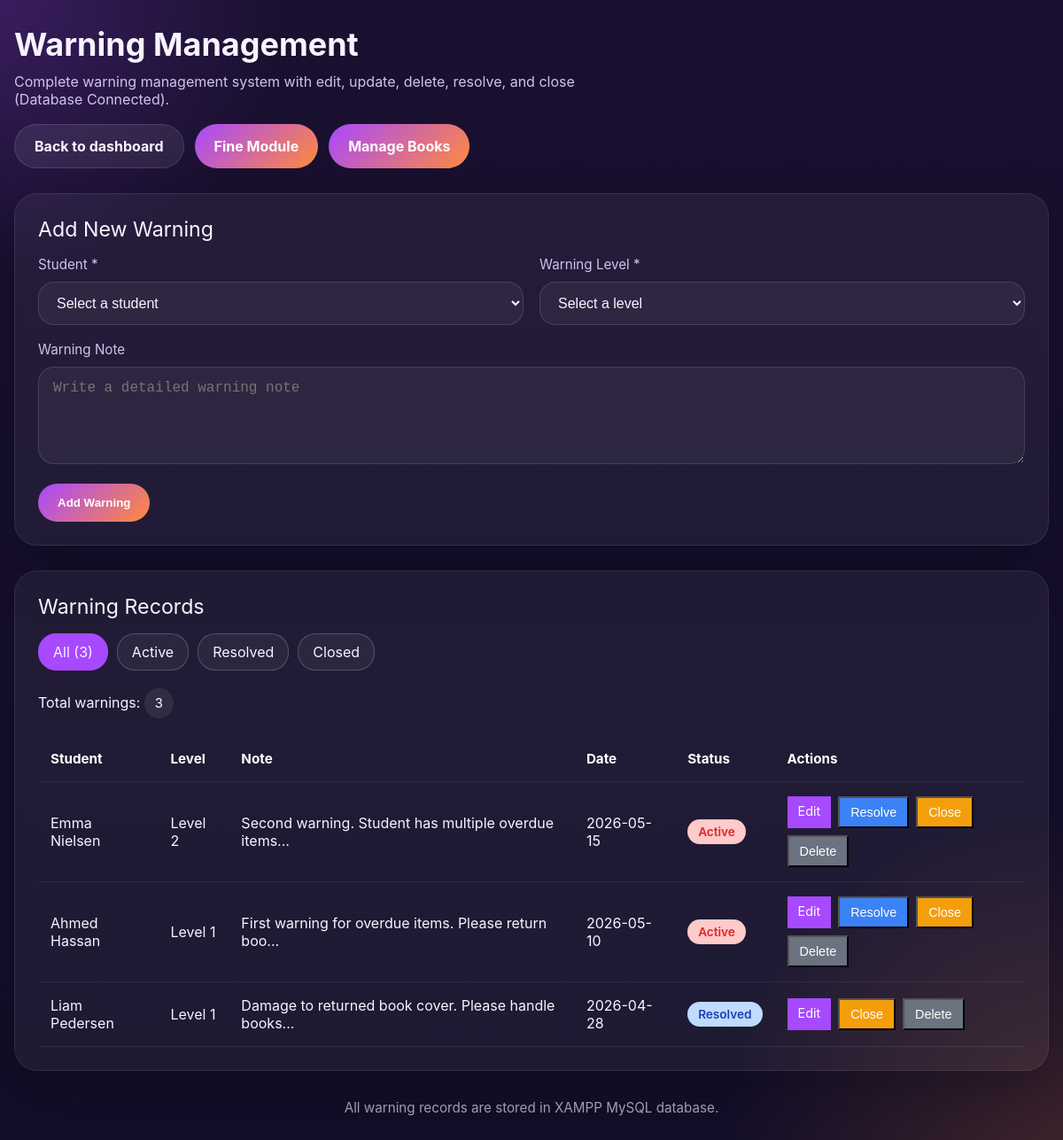
/src/modules/fines/warnings-complete.php, run on the app's committed database.
### tables this page shows
CREATE TABLE IF NOT EXISTS warnings (
  warning_id INT AUTO_INCREMENT PRIMARY KEY,
  student_id INT NOT NULL,
  student_name VARCHAR(100) NOT NULL,
  warning_level ENUM('Level 1', 'Level 2', 'Level 3') NOT NULL DEFAULT 'Level 1',
  note LONGTEXT,
  status ENUM('active', 'resolved', 'closed') DEFAULT 'active',
  issued_date TIMESTAMP DEFAULT CURRENT_TIMESTAMP,
  resolved_date DATETIME,
  created_at TIMESTAMP DEFAULT CURRENT_TIMESTAMP,
  updated_at TIMESTAMP DEFAULT CURRENT_TIMESTAMP ON UPDATE CURRENT_TIMESTAMP,
  FOREIGN KEY (student_id) REFERENCES students(student_id) ON DELETE CASCADE,
  INDEX idx_student_id (student_id),
  INDEX idx_warning_level (warning_level),
  INDEX idx_status (status),
  INDEX idx_issued_date (issued_date)
);

### src/modules/fines/warnings-complete.php (the view, shortened to what this page needs)
<?php
include 'config.php';
$editMode = false;
$filter_status = isset($_GET['status']) ? $_GET['status'] : 'all';
$filter_query = "SELECT warning_id, student_id, student_name, warning_level, note, issued_date, status FROM warnings";
$filter_query .= " ORDER BY issued_date DESC";
$warnings_result = $conn->query($filter_query);
$warnings = [];
if ($warnings_result) {
    while ($row = $warnings_result->fetch_assoc()) {
        $warnings[] = $row;
    }
}
$totalWarnings = count($warnings);
?>
<!DOCTYPE html>
<html lang="en">
<head>
  <link rel="stylesheet" href="styles.css">
</head>
<body>
  <main class="container">
    <header class="header">
      <div>
        <h1>Warning Management</h1>
        <p>Complete warning management system with edit, update, delete, resolve, and close (Database Connected).</p>
      </div>
      <div class="page-nav">
        <a class="btn-secondary" href="index.php">Back to dashboard</a>
        <a class="btn-primary" href="fines-complete.php">Fine Module</a>
        <a class="btn-primary" href="books-manage.php">Manage Books</a>
      </div>
    </header>
    <?php if (!$editMode): ?>
    <section class="section form-panel">
      <div class="section-title">Add New Warning</div>
      <form method="post" action="warnings-complete.php" novalidate>
        <div class="form-grid">
          <div>
            <label for="student_id">Student *</label>
            <select id="student_id" name="student_id" required>
              <option value="">Select a student</option>
            </select>
          </div>
          <div>
            <label for="level">Warning Level *</label>
            <select id="level" name="level" required>
              <option value="">Select a level</option>
            </select>
          </div>
          <div class="full">
            <label for="note">Warning Note</label>
            <textarea id="note" name="note" placeholder="Write a detailed warning note" maxlength="1000"></textarea>
          </div>
          <div class="full">
            <button class="btn-primary" type="submit" name="action" value="add-warning">Add Warning</button>
          </div>
        </div>
      </form>
    </section>
    <?php endif; ?>
    <section class="section table-panel">
      <div class="section-title">Warning Records</div>
      <div class="filters">
        <a class="filter-btn <?php echo $filter_status === 'all' ? 'active' : ''; ?>" href="?status=all">All (<?php echo $totalWarnings; ?>)</a>
        <a class="filter-btn <?php echo $filter_status === 'active' ? 'active' : ''; ?>" href="?status=active">Active</a>
        <a class="filter-btn <?php echo $filter_status === 'resolved' ? 'active' : ''; ?>" href="?status=resolved">Resolved</a>
        <a class="filter-btn <?php echo $filter_status === 'closed' ? 'active' : ''; ?>" href="?status=closed">Closed</a>
      </div>
      <p class="notice">Total warnings: <span class="chip"><?php echo $totalWarnings; ?></span></p>
      <?php if ($totalWarnings === 0): ?>
        <p>No warnings recorded. Use the form above to add a new warning.</p>
      <?php else: ?>
        <table>
          <thead>
            <tr>
              <th>Student</th>
              <th>Level</th>
              <th>Note</th>
              <th>Date</th>
              <th>Status</th>
              <th>Actions</th>
            </tr>
          </thead>
          <tbody>
            <?php foreach ($warnings as $warning): ?>
            <tr>
              <td><?php echo htmlspecialchars($warning['student_name']); ?></td>
              <td><?php echo htmlspecialchars($warning['warning_level']); ?></td>
              <td><?php echo htmlspecialchars(substr($warning['note'], 0, 50)) . (strlen($warning['note']) > 50 ? '...' : ''); ?></td>
              <td><?php echo date('Y-m-d', strtotime($warning['issued_date'])); ?></td>
              <td>
                <span class="status-badge status-<?php echo $warning['status']; ?>">
                  <?php echo ucfirst($warning['status']); ?>
                </span>
              </td>
              <td>
                <div class="action-buttons">
                  <a href="?edit=<?php echo $warning['warning_id']; ?>" class="btn-small btn-edit">Edit</a>
                  <?php if ($warning['status'] === 'active'): ?>
                    <form method="post" style="display:inline;">
                      <button type="submit" name="action" value="resolve-warning" class="btn-small btn-resolve" onclick="return confirm('Mark as resolved?')">Resolve</button>
                    </form>
                  <?php endif; ?>
                  <?php if ($warning['status'] !== 'closed'): ?>
                    <form method="post" style="display:inline;">
                      <button type="submit" name="action" value="close-warning" class="btn-small btn-close" onclick="return confirm('Close this warning?')">Close</button>
                    </form>
                  <?php endif; ?>
                  <form method="post" style="display:inline;">
                    <button type="submit" name="action" value="delete-warning" class="btn-small btn-delete" onclick="return confirm('Delete this warning?')">Delete</button>
                  </form>
                </div>
              </td>
            </tr>
            <?php endforeach; ?>
          </tbody>
        </table>
      <?php endif; ?>
    </section>
    <footer>All warning records are stored in XAMPP MySQL database.</footer>
  </main>
</body>
</html>

### src/modules/fines/styles.css (style rules this page uses)
:root { --bg: #130f2a; --panel: #1b1338; --panel-soft: rgba(255, 255, 255, 0.08); --text: #f8f4ff; --muted: #cfc4ed; --purple: #a749ff; --orange: #ff8a3d; --white: #ffffff; --shadow: 0 24px 60px rgba(10, 8, 24, 0.35); }
* { box-sizing: border-box; }
body { margin: 0; min-height: 100vh; font-family: "Inter", system-ui, -apple-system, BlinkMacSystemFont, "Segoe UI", sans-serif; background: radial-gradient(circle at top left, rgba(167, 73, 255, 0.22), transparent 18%), radial-gradient(circle at bottom right, rgba(255, 138, 61, 0.18), transparent 22%), linear-gradient(180deg, #1a1030 0%, #130e28 100%); color: var(--text); }
a { color: inherit; text-decoration: none; }
.container { width: min(1200px, calc(100% - 32px)); margin: 0 auto; padding: 32px 0 48px; }
.header { display: flex; justify-content: space-between; flex-wrap: wrap; gap: 18px; align-items: center; margin-bottom: 28px; }
.header h1 { font-size: clamp(2rem, 3vw, 3rem); margin: 0; line-height: 1.05; }
.header p { max-width: 700px; color: var(--muted); margin: 12px 0 0; font-size: 1rem; }
.card h2, .section-title { margin-top: 0; margin-bottom: 16px; font-size: 1.45rem; }
.btn-primary, .btn-secondary { display: inline-flex; align-items: center; justify-content: center; gap: 10px; border: none; border-radius: 999px; padding: 14px 22px; font-weight: 700; cursor: pointer; transition: transform 0.2s ease, box-shadow 0.2s ease, background 0.2s ease; }
.btn-primary { background: linear-gradient(135deg, var(--purple), var(--orange)); color: var(--white); }
.btn-secondary { background: rgba(255,255,255,0.08); color: var(--text); border: 1px solid rgba(255,255,255,0.12); }
.page-nav { display: flex; justify-content: flex-end; gap: 12px; flex-wrap: wrap; }
.section { margin-top: 28px; }
.form-panel, .table-panel { background: rgba(255,255,255,0.05); border: 1px solid rgba(255,255,255,0.08); border-radius: 26px; padding: 26px; box-shadow: var(--shadow); }
.form-grid { display: grid; grid-template-columns: 1fr 1fr; gap: 18px; }
.form-grid .full { grid-column: 1 / -1; }
label { display: block; margin-bottom: 10px; color: var(--muted); font-size: 0.95rem; }
input[type="text"], input[type="number"], select, textarea { width: 100%; border-radius: 18px; border: 1px solid rgba(255,255,255,0.12); background: rgba(255,255,255,0.05); color: var(--text); padding: 14px 16px; font-size: 1rem; outline: none; }
textarea { resize: vertical; min-height: 110px; }
.table-panel table { width: 100%; border-collapse: collapse; }
.table-panel th, .table-panel td { text-align: left; padding: 16px 14px; border-bottom: 1px solid rgba(255,255,255,0.08); }
.table-panel th { color: var(--white); font-weight: 700; font-size: 0.95rem; }
.chip { display: inline-flex; align-items: center; gap: 8px; padding: 8px 12px; border-radius: 999px; background: rgba(255,255,255,0.08); color: var(--white); font-size: 0.92rem; }
.notice { margin: 0 0 20px; }
footer { text-align: center; margin-top: 32px; color: rgba(255,255,255,0.6); font-size: 0.95rem; }

### src/modules/fines/warnings-complete.php (style rules this page uses)
.status-badge { display: inline-block; padding: 6px 12px; border-radius: 20px; font-size: 0.85rem; font-weight: 600; }
.status-active { background: #fecaca; color: #dc2626; }
.status-resolved { background: #bfdbfe; color: #1e40af; }
.action-buttons { display: flex; gap: 8px; flex-wrap: wrap; }
.btn-small { padding: 8px 12px; font-size: 0.9rem; }
.btn-edit { background: #a749ff; color: white; }
.btn-resolve { background: #3b82f6; color: white; }
.btn-close { background: #f59e0b; color: white; }
.btn-delete { background: #6b7280; color: white; }
.filters { display: flex; gap: 10px; margin-bottom: 20px; flex-wrap: wrap; }
.filter-btn { padding: 10px 16px; border: 1px solid rgba(255,255,255,0.2); border-radius: 20px; cursor: pointer; background: rgba(255,255,255,0.05); color: var(--text); }
.filter-btn.active { background: var(--purple); border-color: var(--purple); }

### data on the page
warnings: student_name "Emma Nielsen", warning_level "Level 2", note "Second warning. Student has multiple overdue items", issued_date "2026-05-15", status "Active"
warnings: student_name "Ahmed Hassan", warning_level "Level 1", note "First warning for overdue items. Please return boo", issued_date "2026-05-10", status "Active"
warnings: student_name "Liam Pedersen", warning_level "Level 1", note "Damage to returned book cover. Please handle books", issued_date "2026-04-28", status "Resolved"

### other printed values
$totalWarnings "3"
